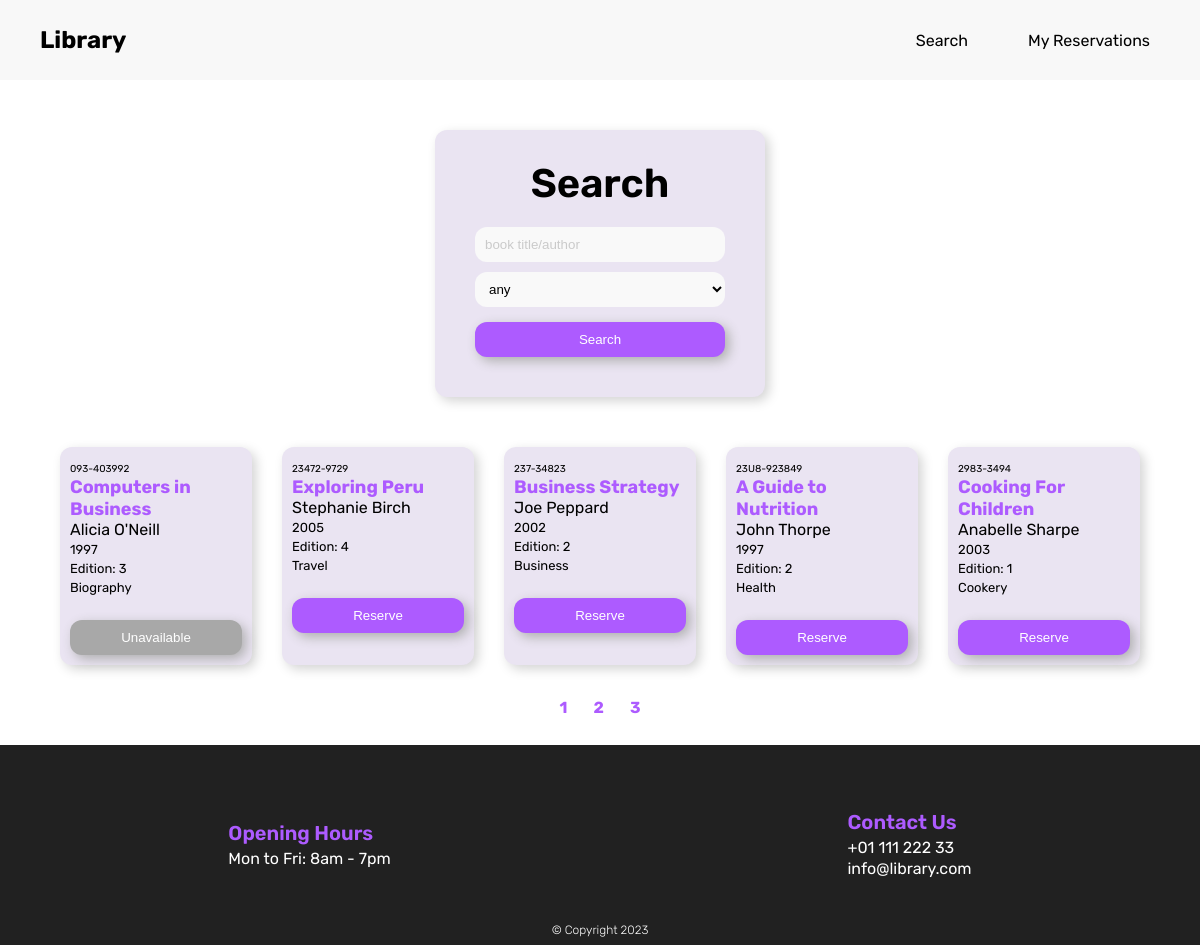
The page /search.php (signed in) on the database its author committed.
### tables this page shows
CREATE TABLE `Books` (
  `ISBN` varchar(20) NOT NULL,
  `BookTitle` varchar(40) NOT NULL,
  `Author` varchar(40) NOT NULL,
  `Edition` int(2) NOT NULL,
  `Year` int(4) NOT NULL,
  `Category` int(3) NOT NULL,
  `Reserved` varchar(1) NOT NULL
);

CREATE TABLE `Categories` (
  `CategoryID` int(3) NOT NULL,
  `CategoryDescription` varchar(20) NOT NULL
);

### search.php (the view, shortened to what this page needs)
<?php
    require_once 'connect.php';
    $sql = "SELECT books.isbn, books.booktitle, books.author, books.edition, books.year, books.category, books. reserved, categories.categoryDescription FROM books
            INNER JOIN categories ON books.category = categories.categoryID
            WHERE books.category LIKE '%".$_SESSION['category']."%' AND (books.booktitle LIKE '%".$_SESSION['search']."%' OR books.author LIKE '%".$_SESSION['search']."%')";
    $result = $conn->query($sql);
    if (isset($_GET['page'])) {
        $page = $_GET['page'];
    } else {
        $page = 1;
    }
    $results_per_page = 5;
    $offset = ($page - 1) * $results_per_page;
    $number_of_result = mysqli_num_rows($result);
    $number_of_page = ceil($number_of_result / $results_per_page);
    $sql .= " LIMIT " . $offset . "," . $results_per_page;
    $result = $conn->query($sql);
?>
<!DOCTYPE html>
<html lang="en">
<head>
    <link rel="stylesheet" href="css/style.css">
</head>
<body>
    <?php include 'header.php';?>
    <div class="window">
        <h2>Search</h2>
        <form action="search.php" method="POST">
            <input type="text" id="search" name="search" placeholder="book title/author">
            <select id="categories" name="categories">
                <option value="">any</option>
            </select>
            <input type="submit" value="Search">
        </form>
    </div>
    <?php
        if(isset($_SESSION['user'])) {
            if (isset($_SESSION['results'])) {
                echo '<div class="resultsContainer">';
                    foreach ($_SESSION['results'] as $row) {
                        echo '<div class="result">';
                            echo "<span class='isbn'>" . $row["isbn"] . "</span><br>";
                            echo "<span class='title'>" . $row["booktitle"] . "</span><br>";
                            echo "<span class='author'>" . $row["author"] . "</span><br>";
                            echo "<span class='year'>" . $row["year"] . "</span><br>";
                            echo "<span class='edition'>Edition: " . $row["edition"] . "</span><br>";
                            echo "<span class='category'>" . $row["categoryDescription"] . "</span><br><br>";
                            if ($row["reserved"] == 'N') {
                                echo "<form action='functions.php' method='POST'>";
                                echo "<button type='submit' name='reserve'>Reserve</button>";
                                echo "</form>";
                            } else {
                                echo "<button type='button' class='unavailable' disabled>Unavailable</button>";
                            }
                        echo '</div>';
                    }
                echo '</div>';
                echo '<div class="pagination">';
                    for ($page = 1; $page <= $number_of_page; $page++) {
                        echo '<a href="search.php?page=' . $page . '" class="number">' . $page . ' </a>';
                    }
                echo '</div>';
            }
        } else {
            header("Location: index.php");
        }
        include 'footer.php';
    ?>
</body>
</html>

### header.php (shortened to what this page needs)
<header>
    <h2><a href="index.php">Library</a></h2>
    <ul>
        <?php
            if(isset($_SESSION['user'])) {
                echo "<li>";
                echo "<a href='search.php'>Search</a>";
                echo "</li>";
                echo "<li>";
                echo "<a href='reserved.php'>My Reservations</a>";
                echo "</li>";
            }
        ?>
    </ul>
</header>

### footer.php
<footer>
    <link rel="stylesheet" type="text/css" href="style.css">
    <div id="container">
        <ul id="open">
            <li class="f_title">Opening Hours</li>
            <li>Mon to Fri: 8am - 7pm</li>
        </ul>
        <ul id="contact">
            <li class="f_title">Contact Us</li>
            <li>+01 111 222 33</li>
            <li>info@library.com</li>
        </ul>
    </div>
    <span id="copyright">
        &copy; Copyright 2023
    </span>
</footer>

### css/style.css (style rules this page uses)
:root { --purple: #AD5BFF; --lightpurple: #EAE4F2; }
* { margin: 0; padding: 0; }
body { font-family: 'Rubik'; min-height: 100vh; display: flex; flex-direction: column; }
h2 a { text-decoration: none; color: inherit; }
.window { display: flex; flex-direction: column; align-items: center; width: max-content; padding: 30px; margin: 50px auto; background-color: var(--lightpurple); border-radius: 12px; box-shadow: 4px 4px 12px lightgray; }
.window form { display: flex; flex-direction: column; align-items: center; gap: 10px; width: 250px; padding: 20px 10px 10px; }
.window h2 { font-size: 40px; font-weight: 600; }
.window input, select, .result button { height: 35px; width: 100%; padding: 0 5px 0 10px; border: none; border-radius: 12px; box-sizing: border-box; background-color: #F9F9F9; }
.window input[type="submit"], .result button { margin-top: 5px; padding: 0; background-color: var(--purple); color: white; box-shadow: 4px 4px 12px rgb(175, 175, 175); }
.window input::placeholder { color: #CACACA; }
.resultsContainer { display: flex; justify-content: center; max-width: 90vw; margin: 0 auto; gap: 30px; }
.result { padding: 10px; width: 220px; color: black; background-color: #EAE4F2; border-radius: 12px; box-shadow: 4px 4px 12px lightgray; }
.result .unavailable { background-color: rgb(168, 168, 168); color: white; }
.isbn { font-size: x-small; }
.title { font-size: large; font-weight: bold; color: var(--purple); }
.year { font-size: small; }
.edition { font-size: small; }
.category { font-size: small; }
.pagination { display: flex; justify-content: center; margin-top: 20px; }
.number { padding: 8px; margin: 5px; margin-bottom: 20px; text-decoration: none; font-weight: bold; color: var(--purple); }
header { height: 80px; background-color: #F8F8F8; display: flex; justify-content: space-between; align-items: center; padding-left: 40px; padding-right: 40px; }
header ul { display: flex; flex-direction: row; list-style: none; gap: 40px; }
header ul a { text-decoration: none; color: black; padding: 10px; }
footer { display: flex; flex-direction: column; justify-content: space-between; position:relative; bottom: 0; height: 200px; width: 100%; margin-top: auto; background-color: #212121; color: white; }
footer li { list-style-type: none; font-size: 16px; margin-bottom: 2px; }
footer .f_title { color: var(--purple); font-size: 20px; font-weight: 600; margin-bottom: 4px; }
footer #container { display: flex; align-items: center; justify-content:space-around; margin-top: 65px; }
footer #copyright { display: flex; justify-content: center; margin-bottom: 8px; font-size: 12px; font-weight: 200; }

### rows shown on the page
books: ISBN "093-403992", BookTitle "Computers in Business", Author "Alicia O'Neill", Year "1997", Edition "3", categories.CategoryDescription "Biography", Reserved "Unavailable"
books: ISBN "23472-9729", BookTitle "Exploring Peru", Author "Stephanie Birch", Year "2005", Edition "4", categories.CategoryDescription "Travel"
books: ISBN "237-34823", BookTitle "Business Strategy", Author "Joe Peppard", Year "2002", Edition "2", categories.CategoryDescription "Business"
books: ISBN "23U8-923849", BookTitle "A Guide to Nutrition", Author "John Thorpe", Year "1997", Edition "2", categories.CategoryDescription "Health"
books: ISBN "2983-3494", BookTitle "Cooking For Children", Author "Anabelle Sharpe", Year "2003", Edition "1", categories.CategoryDescription "Cookery"
